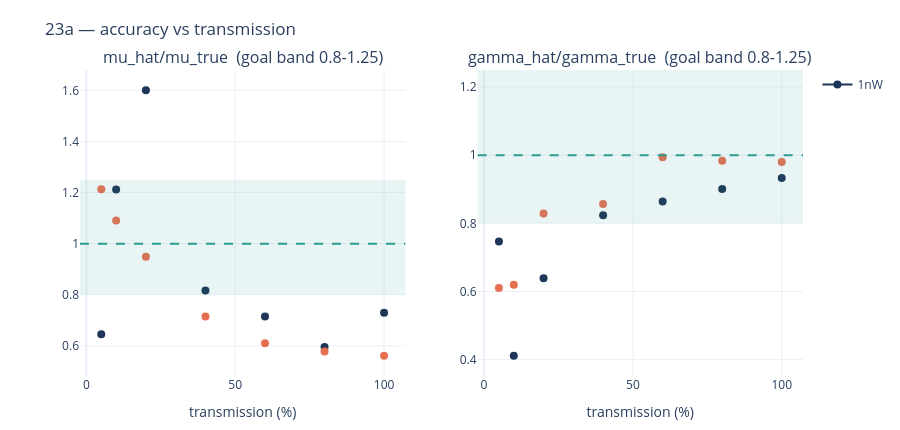

Notebook code for this chart:
### Code cell
# ============================================================
# 23a — FIG 4: accuracy vs transmission (mu and gamma ratios, both powers, goal bands)
# ============================================================
fig4 = make_subplots(rows=1, cols=2, horizontal_spacing=0.10,
                     subplot_titles=['mu_hat/mu_true  (goal band 0.8-1.25)', 'gamma_hat/gamma_true  (goal band 0.8-1.25)'])
COL = {'1nW': '#1d3557', '3nW': '#e76f51'}
for t in sorted(TABLE, key=lambda t: (t['exp'].split()[0], int(t['exp'].split('Trans')[-1]))):
    power = t['exp'].split()[0]
    x = int(t['exp'].split('Trans')[-1])
    fig4.add_trace(go.Scatter(x=[x], y=[t['mu'] / t['mu_true']], mode='markers+lines',
                              marker=dict(color=COL[power], size=8), name=power,
                              legendgroup=power, showlegend=(t['exp'] == '1nW Trans05')), row=1, col=1)
    fig4.add_trace(go.Scatter(x=[x], y=[t['gamma'] / t['gamma_true']], mode='markers+lines',
                              marker=dict(color=COL[power], size=8), name=power,
                              legendgroup=power, showlegend=False), row=1, col=2)
for cc in (1, 2):
    fig4.add_hrect(y0=0.8, y1=1.25, fillcolor='#2a9d8f', opacity=0.10, line_width=0, row=1, col=cc)
    fig4.add_hline(y=1.0, line=dict(color='#2a9d8f', dash='dash'), row=1, col=cc)
    fig4.update_xaxes(title_text='transmission (%)', row=1, col=cc)
fig4.update_layout(height=430, margin=dict(t=70, b=40), title_text='23a — accuracy vs transmission')
fig4.show(config=CONFIG_PLOT)

### Figure 1 — Plotly figure (JSON) as saved in the notebook; plotly's stock layout.template omitted (floating-point values rounded to 4 significant figures)
{"data": [{"legendgroup": "1nW", "marker": {"color": "#1d3557", "size": 8}, "mode": "markers+lines", "name": "1nW", "showlegend": true, "type": "scatter", "x": [5], "xaxis": "x", "y": [0.6458], "yaxis": "y"}, {"legendgroup": "1nW", "marker": {"color": "#1d3557", "size": 8}, "mode": "markers+lines", "name": "1nW", "showlegend": false, "type": "scatter", "x": [5], "xaxis": "x2", "y": [0.7464], "yaxis": "y2"}, {"legendgroup": "1nW", "marker": {"color": "#1d3557", "size": 8}, "mode": "markers+lines", "name": "1nW", "showlegend": false, "type": "scatter", "x": [10], "xaxis": "x", "y": [1.212], "yaxis": "y"}, {"legendgroup": "1nW", "marker": {"color": "#1d3557", "size": 8}, "mode": "markers+lines", "name": "1nW", "showlegend": false, "type": "scatter", "x": [10], "xaxis": "x2", "y": [0.4115], "yaxis": "y2"}, {"legendgroup": "1nW", "marker": {"color": "#1d3557", "size": 8}, "mode": "markers+lines", "name": "1nW", "showlegend": false, "type": "scatter", "x": [20], "xaxis": "x", "y": [1.6], "yaxis": "y"}, {"legendgroup": "1nW", "marker": {"color": "#1d3557", "size": 8}, "mode": "markers+lines", "name": "1nW", "showlegend": false, "type": "scatter", "x": [20], "xaxis": "x2", "y": [0.6386], "yaxis": "y2"}, {"legendgroup": "1nW", "marker": {"color": "#1d3557", "size": 8}, "mode": "markers+lines", "name": "1nW", "showlegend": false, "type": "scatter", "x": [40], "xaxis": "x", "y": [0.8168], "yaxis": "y"}, {"legendgroup": "1nW", "marker": {"color": "#1d3557", "size": 8}, "mode": "markers+lines", "name": "1nW", "showlegend": false, "type": "scatter", "x": [40], "xaxis": "x2", "y": [0.8237], "yaxis": "y2"}, {"legendgroup": "1nW", "marker": {"color": "#1d3557", "size": 8}, "mode": "markers+lines", "name": "1nW", "showlegend": false, "type": "scatter", "x": [60], "xaxis": "x", "y": [0.7146], "yaxis": "y"}, {"legendgroup": "1nW", "marker": {"color": "#1d3557", "size": 8}, "mode": "markers+lines", "name": "1nW", "showlegend": false, "type": "scatter", "x": [60], "xaxis": "x2", "y": [0.8639], "yaxis": "y2"}, {"legendgroup": "1nW", "marker": {"color": "#1d3557", "size": 8}, "mode": "markers+lines", "name": "1nW", "showlegend": false, "type": "scatter", "x": [80], "xaxis": "x", "y": [0.596], "yaxis": "y"}, {"legendgroup": "1nW", "marker": {"color": "#1d3557", "size": 8}, "mode": "markers+lines", "name": "1nW", "showlegend": false, "type": "scatter", "x": [80], "xaxis": "x2", "y": [0.9006], "yaxis": "y2"}, {"legendgroup": "1nW", "marker": {"color": "#1d3557", "size": 8}, "mode": "markers+lines", "name": "1nW", "showlegend": false, "type": "scatter", "x": [100], "xaxis": "x", "y": [0.7298], "yaxis": "y"}, {"legendgroup": "1nW", "marker": {"color": "#1d3557", "size": 8}, "mode": "markers+lines", "name": "1nW", "showlegend": false, "type": "scatter", "x": [100], "xaxis": "x2", "y": [0.933], "yaxis": "y2"}, {"legendgroup": "3nW", "marker": {"color": "#e76f51", "size": 8}, "mode": "markers+lines", "name": "3nW", "showlegend": false, "type": "scatter", "x": [5], "xaxis": "x", "y": [1.213], "yaxis": "y"}, {"legendgroup": "3nW", "marker": {"color": "#e76f51", "size": 8}, "mode": "markers+lines", "name": "3nW", "showlegend": false, "type": "scatter", "x": [5], "xaxis": "x2", "y": [0.6105], "yaxis": "y2"}, {"legendgroup": "3nW", "marker": {"color": "#e76f51", "size": 8}, "mode": "markers+lines", "name": "3nW", "showlegend": false, "type": "scatter", "x": [10], "xaxis": "x", "y": [1.09], "yaxis": "y"}, {"legendgroup": "3nW", "marker": {"color": "#e76f51", "size": 8}, "mode": "markers+lines", "name": "3nW", "showlegend": false, "type": "scatter", "x": [10], "xaxis": "x2", "y": [0.6198], "yaxis": "y2"}, {"legendgroup": "3nW", "marker": {"color": "#e76f51", "size": 8}, "mode": "markers+lines", "name": "3nW", "showlegend": false, "type": "scatter", "x": [20], "xaxis": "x", "y": [0.9492], "yaxis": "y"}, {"legendgroup": "3nW", "marker": {"color": "#e76f51", "size": 8}, "mode": "markers+lines", "name": "3nW", "showlegend": false, "type": "scatter", "x": [20], "xaxis": "x2", "y": [0.8287], "yaxis": "y2"}, {"legendgroup": "3nW", "marker": {"color": "#e76f51", "size": 8}, "mode": "markers+lines", "name": "3nW", "showlegend": false, "type": "scatter", "x": [40], "xaxis": "x", "y": [0.7146], "yaxis": "y"}, {"legendgroup": "3nW", "marker": {"color": "#e76f51", "size": 8}, "mode": "markers+lines", "name": "3nW", "showlegend": false, "type": "scatter", "x": [40], "xaxis": "x2", "y": [0.8567], "yaxis": "y2"}, {"legendgroup": "3nW", "marker": {"color": "#e76f51", "size": 8}, "mode": "markers+lines", "name": "3nW", "showlegend": false, "type": "scatter", "x": [60], "xaxis": "x", "y": [0.6101], "yaxis": "y"}, {"legendgroup": "3nW", "marker": {"color": "#e76f51", "size": 8}, "mode": "markers+lines", "name": "3nW", "showlegend": false, "type": "scatter", "x": [60], "xaxis": "x2", "y": [0.9942], "yaxis": "y2"}, {"legendgroup": "3nW", "marker": {"color": "#e76f51", "size": 8}, "mode": "markers+lines", "name": "3nW", "showlegend": false, "type": "scatter", "x": [80], "xaxis": "x", "y": [0.5784], "yaxis": "y"}, {"legendgroup": "3nW", "marker": {"color": "#e76f51", "size": 8}, "mode": "markers+lines", "name": "3nW", "showlegend": false, "type": "scatter", "x": [80], "xaxis": "x2", "y": [0.9835], "yaxis": "y2"}, {"legendgroup": "3nW", "marker": {"color": "#e76f51", "size": 8}, "mode": "markers+lines", "name": "3nW", "showlegend": false, "type": "scatter", "x": [100], "xaxis": "x", "y": [0.5615], "yaxis": "y"}, {"legendgroup": "3nW", "marker": {"color": "#e76f51", "size": 8}, "mode": "markers+lines", "name": "3nW", "showlegend": false, "type": "scatter", "x": [100], "xaxis": "x2", "y": [0.9799], "yaxis": "y2"}], "layout": {"annotations": [{"font": {"size": 16}, "showarrow": false, "text": "mu_hat/mu_true  (goal band 0.8-1.25)", "x": 0.225, "xanchor": "center", "xref": "paper", "y": 1.0, "yanchor": "bottom", "yref": "paper"}, {"font": {"size": 16}, "showarrow": false, "text": "gamma_hat/gamma_true  (goal band 0.8-1.25)", "x": 0.775, "xanchor": "center", "xref": "paper", "y": 1.0, "yanchor": "bottom", "yref": "paper"}], "height": 430, "margin": {"b": 40, "t": 70}, "shapes": [{"fillcolor": "#2a9d8f", "line": {"width": 0}, "opacity": 0.1, "type": "rect", "x0": 0, "x1": 1, "xref": "x domain", "y0": 0.8, "y1": 1.25, "yref": "y"}, {"line": {"color": "#2a9d8f", "dash": "dash"}, "type": "line", "x0": 0, "x1": 1, "xref": "x domain", "y0": 1.0, "y1": 1.0, "yref": "y"}, {"fillcolor": "#2a9d8f", "line": {"width": 0}, "opacity": 0.1, "type": "rect", "x0": 0, "x1": 1, "xref": "x2 domain", "y0": 0.8, "y1": 1.25, "yref": "y2"}, {"line": {"color": "#2a9d8f", "dash": "dash"}, "type": "line", "x0": 0, "x1": 1, "xref": "x2 domain", "y0": 1.0, "y1": 1.0, "yref": "y2"}], "title": {"text": "23a — accuracy vs transmission"}, "xaxis": {"anchor": "y", "domain": [0.0, 0.45], "title": {"text": "transmission (%)"}}, "xaxis2": {"anchor": "y2", "domain": [0.55, 1.0], "title": {"text": "transmission (%)"}}, "yaxis": {"anchor": "x", "domain": [0.0, 1.0]}, "yaxis2": {"anchor": "x2", "domain": [0.0, 1.0]}}}
